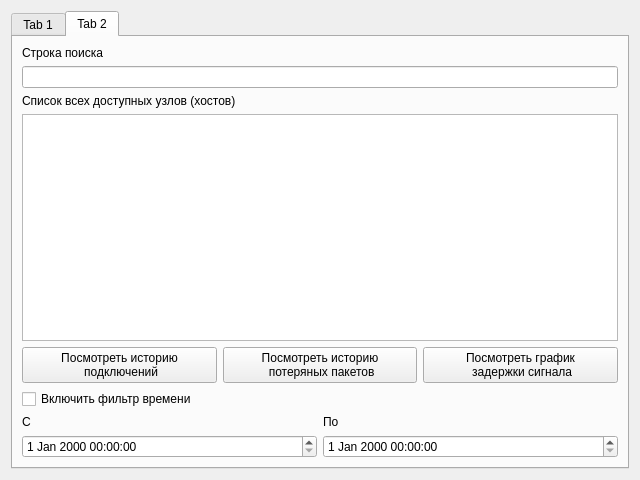
<?xml version="1.0" encoding="UTF-8"?>
<ui version="4.0">
 <class>Dialog</class>
 <widget class="QDialog" name="Dialog">
  <property name="geometry">
   <rect>
    <x>0</x>
    <y>0</y>
    <width>640</width>
    <height>480</height>
   </rect>
  </property>
  <property name="windowTitle">
   <string>Dialog</string>
  </property>
  <layout class="QVBoxLayout" name="verticalLayout_3">
   <item>
    <widget class="QTabWidget" name="tabWidget">
     <property name="currentIndex">
      <number>1</number>
     </property>
     <widget class="QWidget" name="widget">
      <attribute name="title">
       <string>Tab 1</string>
      </attribute>
      <layout class="QVBoxLayout" name="verticalLayout_2">
       <item>
        <widget class="QLabel" name="label">
         <property name="text">
          <string>Строка поиска</string>
         </property>
        </widget>
       </item>
       <item>
        <widget class="QLineEdit" name="lineEdit"/>
       </item>
       <item>
        <widget class="QLabel" name="label_2">
         <property name="text">
          <string>Список всех доступных узлов (хостов)</string>
         </property>
        </widget>
       </item>
       <item>
        <widget class="QListWidget" name="listWidget"/>
       </item>
       <item>
        <layout class="QHBoxLayout" name="horizontalLayout">
         <item>
          <widget class="QPushButton" name="pushButton">
           <property name="text">
            <string>Вверх</string>
           </property>
          </widget>
         </item>
         <item>
          <widget class="QPushButton" name="pushButton_2">
           <property name="text">
            <string>Добавить</string>
           </property>
          </widget>
         </item>
         <item>
          <widget class="QPushButton" name="pushButton_3">
           <property name="text">
            <string>Удалить</string>
           </property>
          </widget>
         </item>
         <item>
          <widget class="QPushButton" name="pushButton_4">
           <property name="text">
            <string>Редактировать</string>
           </property>
          </widget>
         </item>
         <item>
          <widget class="QPushButton" name="pushButton_5">
           <property name="text">
            <string>Вниз</string>
           </property>
          </widget>
         </item>
        </layout>
       </item>
       <item>
        <widget class="QLabel" name="label_3">
         <property name="text">
          <string>Список текущих узлов (хостов)</string>
         </property>
        </widget>
       </item>
       <item>
        <widget class="QListWidget" name="listWidget_2"/>
       </item>
      </layout>
     </widget>
     <widget class="QWidget" name="tab_2">
      <attribute name="title">
       <string>Tab 2</string>
      </attribute>
      <layout class="QVBoxLayout" name="verticalLayout_5">
       <item>
        <layout class="QGridLayout" name="gridLayout">
         <item row="3" column="0">
          <widget class="QListWidget" name="listWidget_5"/>
         </item>
         <item row="2" column="0">
          <widget class="QLabel" name="label_8">
           <property name="text">
            <string>Список всех доступных узлов (хостов)</string>
           </property>
          </widget>
         </item>
         <item row="6" column="0">
          <layout class="QHBoxLayout" name="horizontalLayout_5">
           <item>
            <layout class="QVBoxLayout" name="verticalLayout">
             <item>
              <widget class="QLabel" name="label_10">
               <property name="text">
                <string>С</string>
               </property>
              </widget>
             </item>
             <item>
              <widget class="QDateTimeEdit" name="dateTimeEdit"/>
             </item>
            </layout>
           </item>
           <item>
            <layout class="QVBoxLayout" name="verticalLayout_4">
             <item>
              <widget class="QLabel" name="label_11">
               <property name="text">
                <string>По</string>
               </property>
              </widget>
             </item>
             <item>
              <widget class="QDateTimeEdit" name="dateTimeEdit_2"/>
             </item>
            </layout>
           </item>
          </layout>
         </item>
         <item row="5" column="0">
          <widget class="QCheckBox" name="checkBox">
           <property name="text">
            <string>Включить фильтр времени</string>
           </property>
          </widget>
         </item>
         <item row="0" column="0">
          <widget class="QLabel" name="label_7">
           <property name="text">
            <string>Строка поиска</string>
           </property>
          </widget>
         </item>
         <item row="1" column="0">
          <widget class="QLineEdit" name="lineEdit_3"/>
         </item>
         <item row="4" column="0">
          <layout class="QHBoxLayout" name="horizontalLayout_4">
           <item>
            <widget class="QPushButton" name="pushButton_11">
             <property name="text">
              <string>Посмотреть историю 
 подключений</string>
             </property>
            </widget>
           </item>
           <item>
            <widget class="QPushButton" name="pushButton_12">
             <property name="text">
              <string>Посмотреть историю 
 потеряных пакетов</string>
             </property>
            </widget>
           </item>
           <item>
            <widget class="QPushButton" name="pushButton_13">
             <property name="text">
              <string>Посмотреть график 
 задержки сигнала</string>
             </property>
            </widget>
           </item>
          </layout>
         </item>
        </layout>
       </item>
      </layout>
     </widget>
    </widget>
   </item>
  </layout>
 </widget>
 <resources/>
 <connections/>
</ui>
